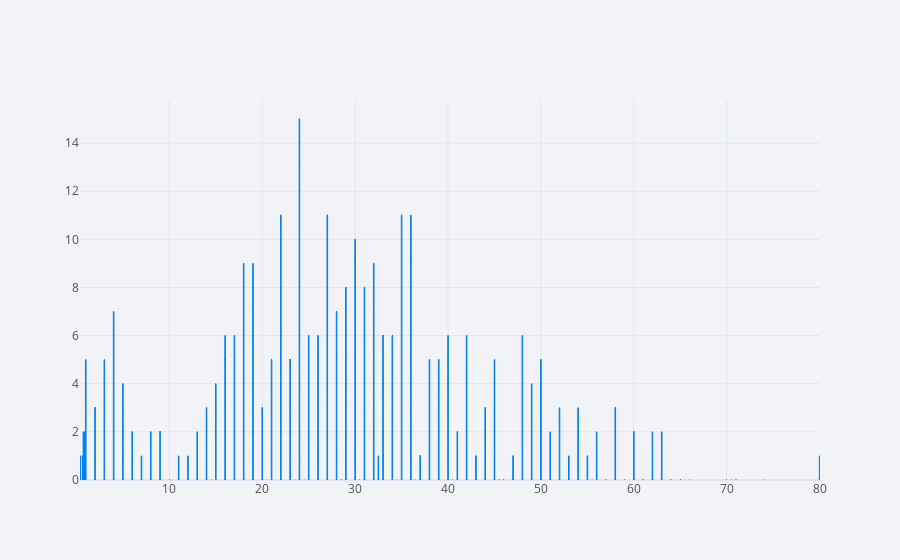

Here is the notebook cell this chart was saved with:
### Code cell
titanic.iplot(x='age',y='survived',kind='bar')

### Figure 1 — Plotly figure (JSON) as saved in the notebook; plotly's stock layout.template omitted (floating-point values rounded to 4 significant figures; data arrays with more than 128 entries replaced by an {"elided": "..."} marker saying what was removed)
{"data": [{"marker": {"color": "rgba(0, 128, 240, 0.6)", "line": {"color": "rgba(0, 128, 240, 1.0)", "width": 1}}, "name": "survived", "orientation": "v", "text": "", "type": "bar", "x": {"elided": "891 float values"}, "y": {"elided": "891 int values"}}], "layout": {"legend": {"bgcolor": "#F2F3F7", "font": {"color": "#505050"}}, "paper_bgcolor": "#F2F3F7", "plot_bgcolor": "#F2F3F7", "title": {"font": {"color": "#484848"}}, "xaxis": {"gridcolor": "#E1E5ED", "showgrid": true, "tickfont": {"color": "#505050"}, "title": {"font": {"color": "#505050"}, "text": ""}, "zerolinecolor": "#E1E5ED"}, "yaxis": {"gridcolor": "#E1E5ED", "showgrid": true, "tickfont": {"color": "#505050"}, "title": {"font": {"color": "#505050"}, "text": ""}, "zerolinecolor": "#E1E5ED"}}}
